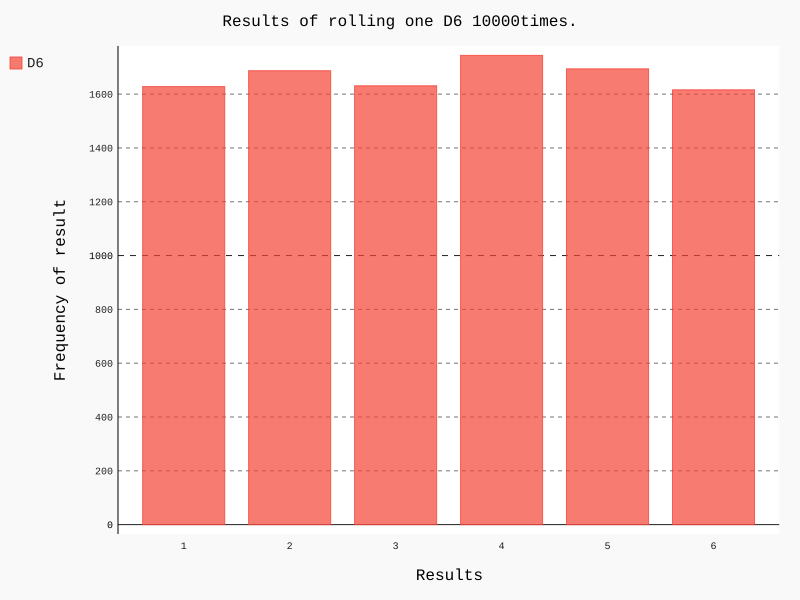

This figure's Python source:
from die import Die
import pygal

die = Die()
results = []
for roll_num in range(10000):
    result = die.roll()
    results.append(result)

frequencies = []
for value in range(1,die.num_sides+1):
    f = results.count(value)
    frequencies.append(f)

print(frequencies)
hist = pygal.Bar()
hist.title = "Results of rolling one D6 10000times."
hist.x_labels = ['1','2','3','4','5','6']
hist.x_title = "Results"
hist.y_title = "Frequency of result"

hist.add('D6',frequencies)
hist.render_to_file('die_visual.svg')
